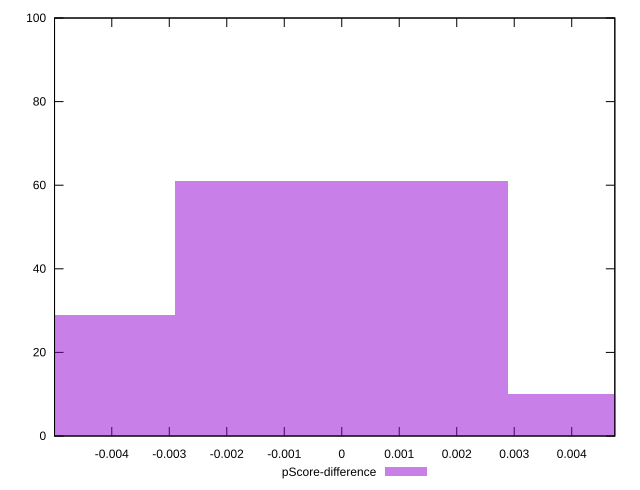

This figure's gnuplot source:
reset

$pScoreDifference <<EOF
-0.005797067931926271 29
0 61
0.005797067931926271 10
EOF

set key outside below
set boxwidth 0.005797067931926271
set xrange [-0.004995750793513831:0.004749683780283787]
set yrange [0:100]
set trange [0:100]
set style fill transparent solid 0.5 noborder
set terminal svg size 640, 490 enhanced background rgb 'white'
set output "reports/report_00033_2021-03-01T14-23-16.841Z/interactive/samples/astro-inner/pScore-difference/histogram.svg"

plot $pScoreDifference title "pScore-difference" with boxes

reset
